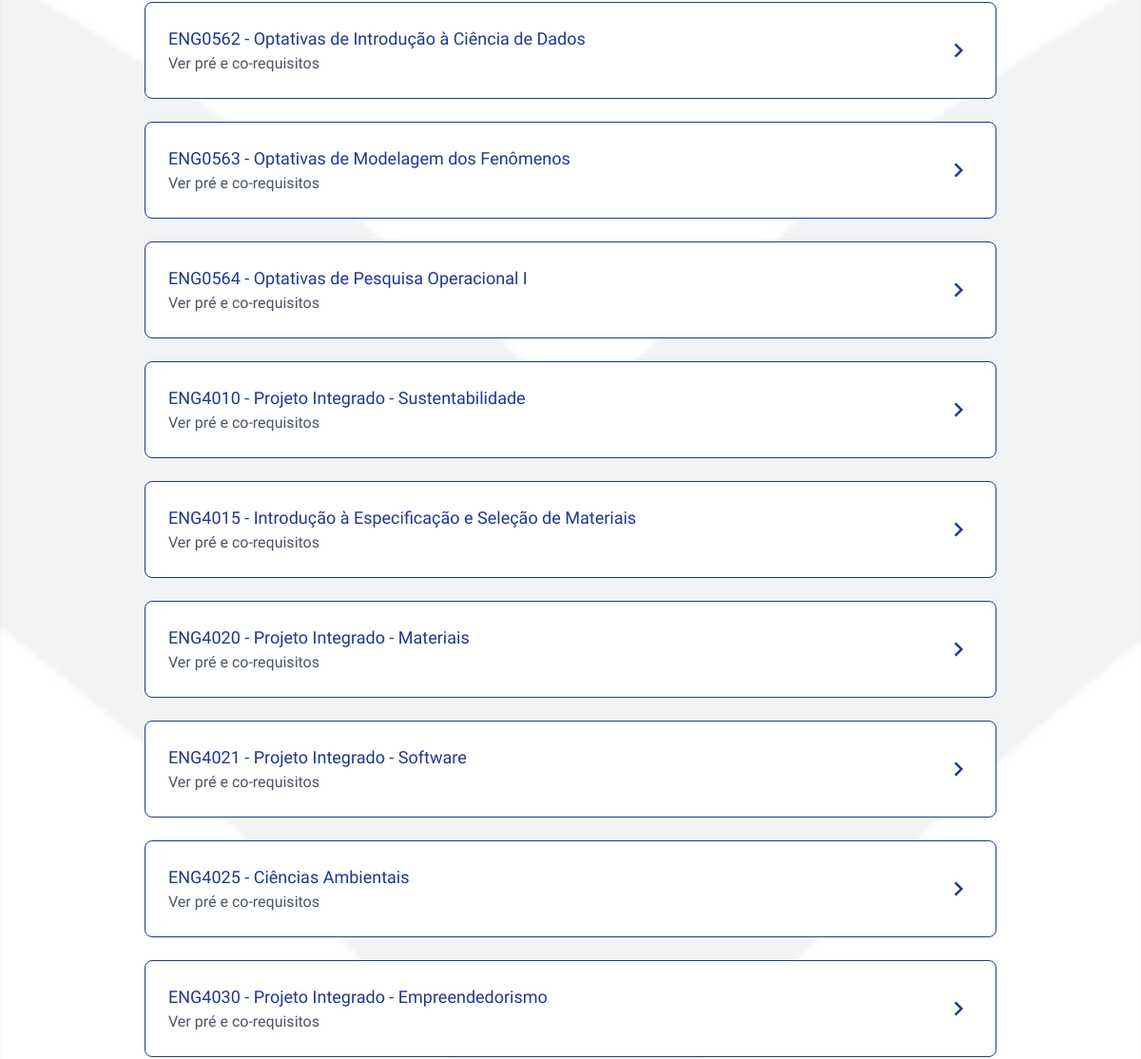
Page /consulta-disciplina/ (signed in, middle part) on the earlier database version.
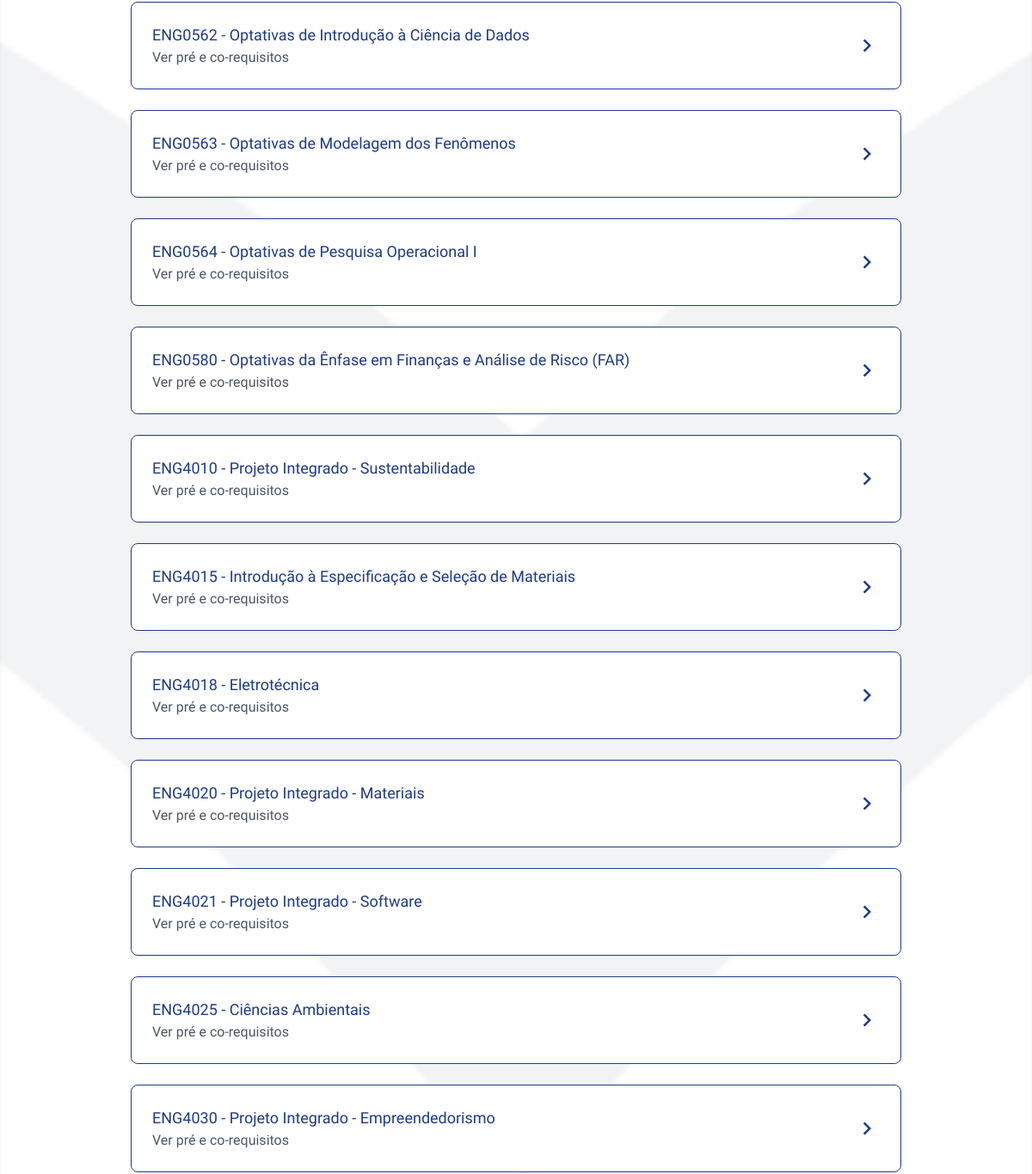
Same page on the later database version.
### appPUC_Planner/models.py (models this page shows, shortened)
class Course(models.Model):
	code = models.CharField("código", max_length=20, unique=True)
	name = models.CharField("nome", max_length=200)
	cursos = models.ManyToManyField(
		Curso,
		through="CursoDisciplina",
		related_name="disciplinas",
		blank=True,
		help_text="Selecione todos os cursos que incluem esta disciplina."
	)
	prerequisites = models.CharField(
		"pré-requisitos",
		max_length=500,
		blank=True,
		help_text="Códigos separados por vírgula, ex: 'MAT 4162, ENG 4010'",
	)
	corequisites = models.CharField(
		"co-requisitos",
		max_length=500,
		blank=True,
		help_text="Códigos separados por vírgula para co-requisitos, ex: 'CTC 4001, CTC 4002'",
	)
	credits = models.PositiveSmallIntegerField("créditos", default=0)
	syllabus_url = models.URLField(
		"link da ementa",
		blank=True,
		help_text="URL para a ementa oficial da disciplina.",
	)
	class Meta:
		verbose_name = "Disciplina"
		verbose_name_plural = "Disciplinas"
		ordering = ["code"]

### hello_world/core/views.py (the view)
# urls.py: path("consulta-disciplina/", core_views.consulta_disciplina, name="consulta_disciplina"),
@login_required
def consulta_disciplina(request):
    disciplinas = Course.objects.all()
    return render(request, "consulta_disciplina.html", {
        "disciplinas": disciplinas
    })

### hello_world/templates/consulta_disciplina.html (shortened to what this page needs)
{% extends 'base.html' %}
{% load static %}
{% block extra_css %}
<link rel="stylesheet" href="{% static 'css/consulta_disciplina1.css' %}">
{% endblock %}
{% block content %}
<body class="bg-gray-100 font-regular" style="background-image: url('{% static 'images/testefundosetas.png' %}'); background-size: cover; background-position: center; background-repeat: no-repeat;">
<div class="flex flex-col h-screen">
    <main class="flex-grow p-12 shadow-inner">
        <div class="max-w-4xl mx-auto">
            <div id="lista-disciplinas" class="space-y-6">
                {% for d in disciplinas %}
                <a href="{% url 'disciplina_detail' d.code %}"
                    class="card border border-blue-900 rounded-lg p-6 flex justify-between items-center cursor-pointer hover:bg-blue-50 transition-colors bg-white mb-4 no-underline">
                    <div>
                        <p class="nome font-superbold text-blue-900 text-lg">
                                {{ d.code }} - {{ d.name }}
                        </p>
                        <span class="text-base text-gray-600 font-regular">
                            Ver pré e co-requisitos
                        </span>
                    </div>
                    <span class="material-icons text-blue-900 text-3xl">chevron_right</span>
                </a>
                {% endfor %}
            </div>
        </div>
    </main>
</div>
</body>
{% endblock %}

Differences in the rows shown:
added Course: code "ENG0580", name "Optativas da Ênfase em Finanças e Análise de Risco (FAR)"
added Course: code "ENG4018", name "Eletrotécnica"
